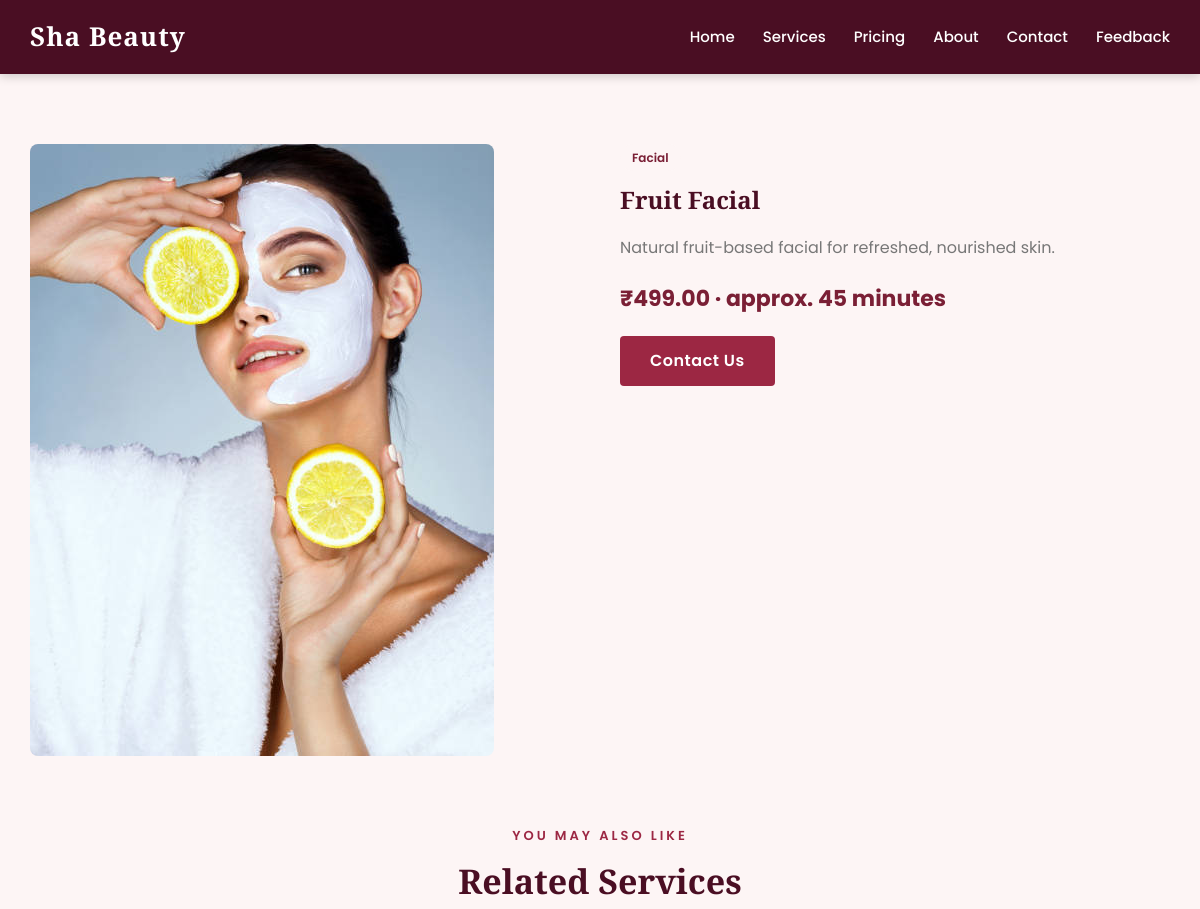
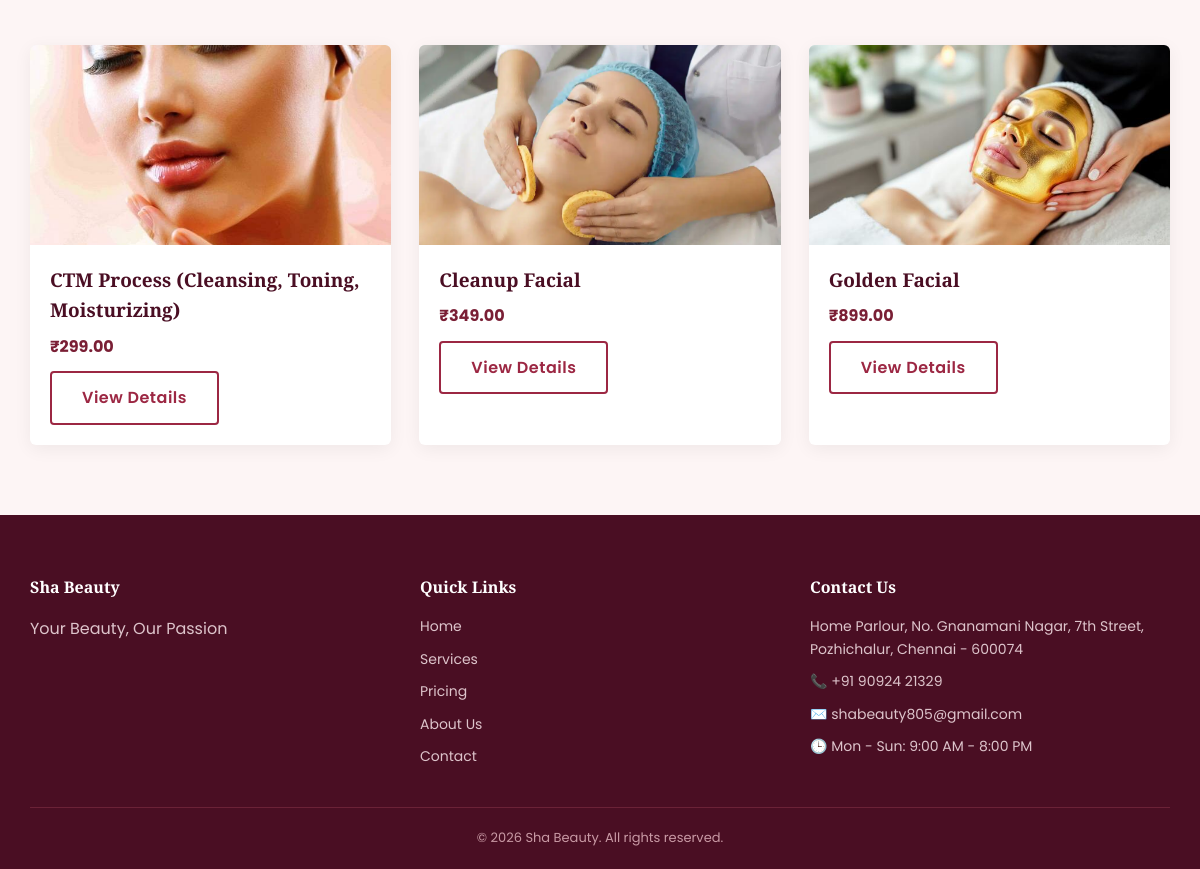
Page /services/2/ on the committed database (2 pictures, top to bottom).
### salon/models.py (models this page shows, shortened)
class SalonInfo(models.Model):
    salon_name = models.CharField(max_length=150, default="Your Salon Name")
    tagline = models.CharField(max_length=200, blank=True)
    address = models.TextField()
    phone = models.CharField(max_length=15)
    whatsapp = models.CharField(max_length=15, blank=True)
    email = models.EmailField(blank=True)
    opening_hours = models.CharField(max_length=100, default="Mon - Sun: 9:00 AM - 8:00 PM")
    instagram_url = models.URLField(blank=True)
    facebook_url = models.URLField(blank=True)
    about_text = models.TextField(blank=True)
    class Meta:
        verbose_name = "Salon Info"
        verbose_name_plural = "Salon Info"
    @classmethod
    def get_solo(cls):
        obj, _ = cls.objects.get_or_create(pk=1)
        return obj

class Service(models.Model):
    CATEGORY_CHOICES = [
        ('facial', 'Facial'),
        ('nails', 'Manicure, Pedicure & Nail Art'),
        ('makeup', 'Makeup'),
    ]
    FOR_CHOICES = [
        ('women', 'Women'),
        ('men', 'Men'),
        ('unisex', 'Unisex'),
    ]
    name = models.CharField(max_length=150)
    category = models.CharField(max_length=10, choices=CATEGORY_CHOICES, default='facial')
    for_gender = models.CharField(max_length=10, choices=FOR_CHOICES, default='unisex')
    description = models.TextField(blank=True)
    price = models.DecimalField(max_digits=8, decimal_places=2)
    duration_minutes = models.PositiveIntegerField(default=30, help_text="Approx. time this service takes")
    image = models.ImageField(upload_to='services/', blank=True, null=True)
    is_featured = models.BooleanField(default=False, help_text="Show on homepage highlights")
    is_active = models.BooleanField(default=False)
    created_at = models.DateTimeField(auto_now_add=True)
    class Meta:
        ordering = ['category', 'name']

### salon/views.py (the view)
# urls.py: path('services/<int:pk>/', views.service_detail, name='service_detail'),
def service_detail(request, pk):
    salon = SalonInfo.get_solo()
    service = get_object_or_404(Service, pk=pk, is_active=True)
    related = Service.objects.filter(category=service.category, is_active=True).exclude(pk=pk)[:3]
    context = {'salon': salon, 'service': service, 'related': related}
    return render(request, 'salon/service_detail.html', context)

### salon/templates/salon/service_detail.html (shortened to what this page needs)
{% extends "salon/base.html" %}
{% block content %}
<section class="section">
  <div class="container">
    <div style="display:grid; grid-template-columns: 1fr 1fr; gap:40px; align-items:start;">
      <div>
        {% if service.image %}
          <img src="{{ service.image.url }}" alt="{{ service.name }}" style="border-radius:8px;">
        {% else %}
          <img src="https://via.placeholder.com/600x400?text={{ service.name|urlencode }}" alt="{{ service.name }}" style="border-radius:8px;">
        {% endif %}
      </div>
      <div>
        <span class="category-badge">{{ service.get_category_display }}</span>
        <h1>{{ service.name }}</h1>
        <p style="color:var(--color-muted); font-size:16px;">{{ service.description }}</p>
        <div class="card-price" style="font-size:22px; margin:20px 0;">₹{{ service.price }} &middot; approx. {{ service.duration_minutes }} minutes</div>
        <a href="{% url 'salon:contact' %}" class="btn">Contact Us</a>
      </div>
    </div>
    {% if related %}
    <div class="section-title" style="margin-top:70px;">
      <span>You May Also Like</span>
      <h2>Related Services</h2>
    </div>
    <div class="grid">
      {% for s in related %}
      <div class="card">
        {% if s.image %}<img src="{{ s.image.url }}" alt="{{ s.name }}">{% else %}<img src="https://via.placeholder.com/400x250?text={{ s.name|urlencode }}" alt="{{ s.name }}">{% endif %}
        <div class="card-body">
          <h3>{{ s.name }}</h3>
          <div class="card-price">₹{{ s.price }}</div>
          <a href="{% url 'salon:service_detail' s.pk %}" class="btn btn-outline">View Details</a>
        </div>
      </div>
      {% endfor %}
    </div>
    {% endif %}
  </div>
</section>
{% endblock %}

### salon/templates/salon/base.html (shortened to what this page needs)
{% load static %}
<!DOCTYPE html>
<html lang="en">
<head>
<link rel="stylesheet" href="{% static 'salon/css/style.css' %}">
</head>
<body>
<header class="site-header">
  <div class="container navbar">
    <a href="{% url 'salon:home' %}" class="logo">{{ salon.salon_name|default:"Shar Beauty" }}</a>
    <ul class="nav-links">
      <li><a href="{% url 'salon:home' %}" class="{% if request.resolver_match.url_name == 'home' %}active{% endif %}">Home</a></li>
      <li><a href="{% url 'salon:services' %}" class="{% if request.resolver_match.url_name == 'services' %}active{% endif %}">Services</a></li>
      <li><a href="{% url 'salon:pricing' %}" class="{% if request.resolver_match.url_name == 'pricing' %}active{% endif %}">Pricing</a></li>
      <li><a href="{% url 'salon:about' %}" class="{% if request.resolver_match.url_name == 'about' %}active{% endif %}">About</a></li>
      <li><a href="{% url 'salon:contact' %}" class="{% if request.resolver_match.url_name == 'contact' %}active{% endif %}">Contact</a></li>
      <li><a href="{% url 'salon:feedback' %}" class="{% if request.resolver_match.url_name == 'feedback' %}active{% endif %}">Feedback</a></li>
    </ul>
  </div>
</header>
<main>
  {% block content %}{% endblock %}
</main>
<footer class="site-footer">
  <div class="container">
    <div class="footer-grid">
      <div>
        <h4>{{ salon.salon_name|default:"Shar Beauty" }}</h4>
        <p>{{ salon.tagline|default:"Your Beauty, Our Passion" }}</p>
      </div>
      <div>
        <h4>Quick Links</h4>
        <ul>
          <li><a href="{% url 'salon:home' %}">Home</a></li>
          <li><a href="{% url 'salon:services' %}">Services</a></li>
          <li><a href="{% url 'salon:pricing' %}">Pricing</a></li>
          <li><a href="{% url 'salon:about' %}">About Us</a></li>
          <li><a href="{% url 'salon:contact' %}">Contact</a></li>
        </ul>
      </div>
      <div>
        <h4>Contact Us</h4>
        <ul>
          <li>{{ salon.address|default:"Your salon address here" }}</li>
          <li>📞 {{ salon.phone|default:"+91 00000 00000" }}</li>
          <li>✉️ {{ salon.email|default:"info@yoursalon.com" }}</li>
          <li>🕒 {{ salon.opening_hours|default:"Mon - Sun: 9:00 AM - 8:00 PM" }}</li>
        </ul>
      </div>
    </div>
    <div class="footer-bottom">
      &copy; {% now "Y" %} {{ salon.salon_name|default:"Shar Beauty" }}. All rights reserved.
    </div>
  </div>
</footer>
</body>
</html>

### salon/static/salon/css/style.css (style rules this page uses)
:root { --color-black: #4a0e23; --color-gold: #9c2743; --color-gold-dark: #7a1f35; --color-cream: #fdf5f5; --color-white: #ffffff; --color-text: #333333; --color-muted: #777777; --font-heading: 'Playfair Display', Georgia, serif; --font-body: 'Poppins', Arial, sans-serif; }
* { box-sizing: border-box; }
body { margin: 0; font-family: var(--font-body); color: var(--color-text); background: var(--color-cream); line-height: 1.6; }
h1, h2, h3, h4 { font-family: var(--font-heading); color: var(--color-black); margin: 0 0 15px; }
a { text-decoration: none; color: inherit; }
img { max-width: 100%; display: block; }
.container { max-width: 1180px; margin: 0 auto; padding: 0 20px; }
.btn { display: inline-block; padding: 12px 30px; background: var(--color-gold); color: var(--color-white); font-weight: 600; border: none; border-radius: 4px; cursor: pointer; letter-spacing: 0.5px; transition: background 0.25s ease, transform 0.15s ease; }
.btn-outline { background: transparent; border: 2px solid var(--color-gold); color: var(--color-gold); }
.section { padding: 70px 0; }
.section-title { text-align: center; margin-bottom: 45px; }
.section-title span { display: block; text-transform: uppercase; letter-spacing: 3px; color: var(--color-gold); font-size: 13px; font-weight: 600; margin-bottom: 8px; }
.section-title h2 { font-size: 34px; }
.site-header { background: var(--color-black); position: sticky; top: 0; z-index: 100; box-shadow: 0 2px 10px rgba(0,0,0,0.2); }
.navbar { display: flex; align-items: center; justify-content: space-between; padding: 16px 20px; }
.navbar .logo { font-family: var(--font-heading); font-size: 26px; color: var(--color-white); font-weight: 700; letter-spacing: 1px; }
.nav-links { list-style: none; display: flex; gap: 28px; margin: 0; padding: 0; }
.nav-links a { color: var(--color-white); font-size: 15px; font-weight: 500; transition: color 0.2s; }
.grid { display: grid; grid-template-columns: repeat(auto-fit, minmax(260px, 1fr)); gap: 28px; }
.card { background: var(--color-white); border-radius: 6px; overflow: hidden; box-shadow: 0 4px 18px rgba(0,0,0,0.06); transition: transform 0.25s ease; }
.card img { height: 200px; width: 100%; object-fit: cover; background: #eee; }
.card-body { padding: 20px; }
.card-body h3 { font-size: 19px; margin-bottom: 8px; }
.card-price { color: var(--color-gold-dark); font-weight: 700; font-size: 16px; margin-bottom: 12px; }
.category-badge { display: inline-block; background: var(--color-cream); color: var(--color-gold-dark); font-size: 12px; font-weight: 600; padding: 4px 12px; border-radius: 20px; margin-bottom: 10px; text-transform: capitalize; }
.site-footer { background: var(--color-black); color: #ddc4cb; padding: 60px 0 20px; }
.footer-grid { display: grid; grid-template-columns: repeat(auto-fit, minmax(220px, 1fr)); gap: 30px; margin-bottom: 30px; }
.footer-grid h4 { color: var(--color-white); font-size: 16px; }
.footer-grid ul { list-style: none; padding: 0; margin: 0; }
.footer-grid ul li { margin-bottom: 10px; font-size: 14px; }
.footer-bottom { text-align: center; padding-top: 20px; border-top: 1px solid #6b2237; font-size: 13px; color: #c99aa5; }

### rows in the picture
SalonInfo: salon_name "Sha Beauty", tagline "Your Beauty, Our Passion", address "Home Parlour, No. Gnanamani Nagar, 7th Street, Pozhichalur, Chennai - 600074", phone "+91 90924 21329", email "shabeauty805@gmail.com", opening_hours "Mon - Sun: 9:00 AM - 8:00 PM"
Service: image (picture), category "Facial", name "Fruit Facial", description "Natural fruit-based facial for refreshed, nourished skin.", price "499.00", duration_minutes "45"
Service: image (picture), name "CTM Process (Cleansing, Toning, Moisturizing)", price "299.00"
Service: image (picture), name "Cleanup Facial", price "349.00"
Service: image (picture), name "Golden Facial", price "899.00"
